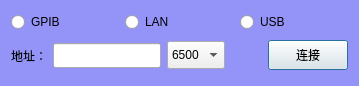
<?xml version="1.0" encoding="UTF-8"?>
<ui version="4.0">
 <class>clsSelectConnetion</class>
 <widget class="QDialog" name="clsSelectConnetion">
  <property name="geometry">
   <rect>
    <x>0</x>
    <y>0</y>
    <width>359</width>
    <height>86</height>
   </rect>
  </property>
  <property name="windowTitle">
   <string>选择连接方式</string>
  </property>
  <property name="windowIcon">
   <iconset resource="myIcon.qrc">
    <normaloff>:/Icon/Icons/wk.ico</normaloff>:/Icon/Icons/wk.ico</iconset>
  </property>
  <property name="styleSheet">
   <string notr="true">
QDialog
{
	
	font: 75 12pt &quot;楷体&quot;;
	background-color: rgb(148, 148, 248);
}</string>
  </property>
  <layout class="QGridLayout" name="gridLayout">
   <item row="0" column="0">
    <layout class="QHBoxLayout" name="horizontalLayout">
     <item>
      <widget class="QRadioButton" name="rBtnGPIB">
       <property name="styleSheet">
        <string notr="true">font: 75 16pt &quot;楷体&quot;;</string>
       </property>
       <property name="text">
        <string>GPIB</string>
       </property>
      </widget>
     </item>
     <item>
      <widget class="QRadioButton" name="rBtnLAN">
       <property name="styleSheet">
        <string notr="true">font: 75 16pt &quot;楷体&quot;;</string>
       </property>
       <property name="text">
        <string>LAN</string>
       </property>
      </widget>
     </item>
     <item>
      <widget class="QRadioButton" name="rBtnUSB">
       <property name="styleSheet">
        <string notr="true">font: 75 16pt &quot;楷体&quot;;</string>
       </property>
       <property name="text">
        <string>USB</string>
       </property>
      </widget>
     </item>
    </layout>
   </item>
   <item row="1" column="0">
    <layout class="QHBoxLayout" name="horizontalLayout_2">
     <item>
      <widget class="QLabel" name="label">
       <property name="minimumSize">
        <size>
         <width>0</width>
         <height>33</height>
        </size>
       </property>
       <property name="styleSheet">
        <string notr="true">font: 75 12pt &quot;楷体&quot;;</string>
       </property>
       <property name="text">
        <string>地址：</string>
       </property>
      </widget>
     </item>
     <item>
      <widget class="QLineEdit" name="txtAddress">
       <property name="minimumSize">
        <size>
         <width>0</width>
         <height>25</height>
        </size>
       </property>
       <property name="styleSheet">
        <string notr="true">font: 75 12pt &quot;楷体&quot;;</string>
       </property>
      </widget>
     </item>
     <item>
      <widget class="QComboBox" name="cmbModel">
       <property name="minimumSize">
        <size>
         <width>0</width>
         <height>28</height>
        </size>
       </property>
       <property name="styleSheet">
        <string notr="true">font: 75 12pt &quot;楷体&quot;;</string>
       </property>
       <item>
        <property name="text">
         <string>6500</string>
        </property>
       </item>
       <item>
        <property name="text">
         <string>3260</string>
        </property>
       </item>
      </widget>
     </item>
     <item>
      <spacer name="horizontalSpacer">
       <property name="orientation">
        <enum>Qt::Horizontal</enum>
       </property>
       <property name="sizeHint" stdset="0">
        <size>
         <width>18</width>
         <height>20</height>
        </size>
       </property>
      </spacer>
     </item>
     <item>
      <widget class="QPushButton" name="btnConnct">
       <property name="minimumSize">
        <size>
         <width>0</width>
         <height>30</height>
        </size>
       </property>
       <property name="styleSheet">
        <string notr="true">font: 75 12pt &quot;楷体&quot;;</string>
       </property>
       <property name="text">
        <string>连接</string>
       </property>
      </widget>
     </item>
    </layout>
   </item>
  </layout>
 </widget>
 <layoutdefault spacing="6" margin="11"/>
 <resources>
  <include location="myIcon.qrc"/>
 </resources>
 <connections/>
</ui>
